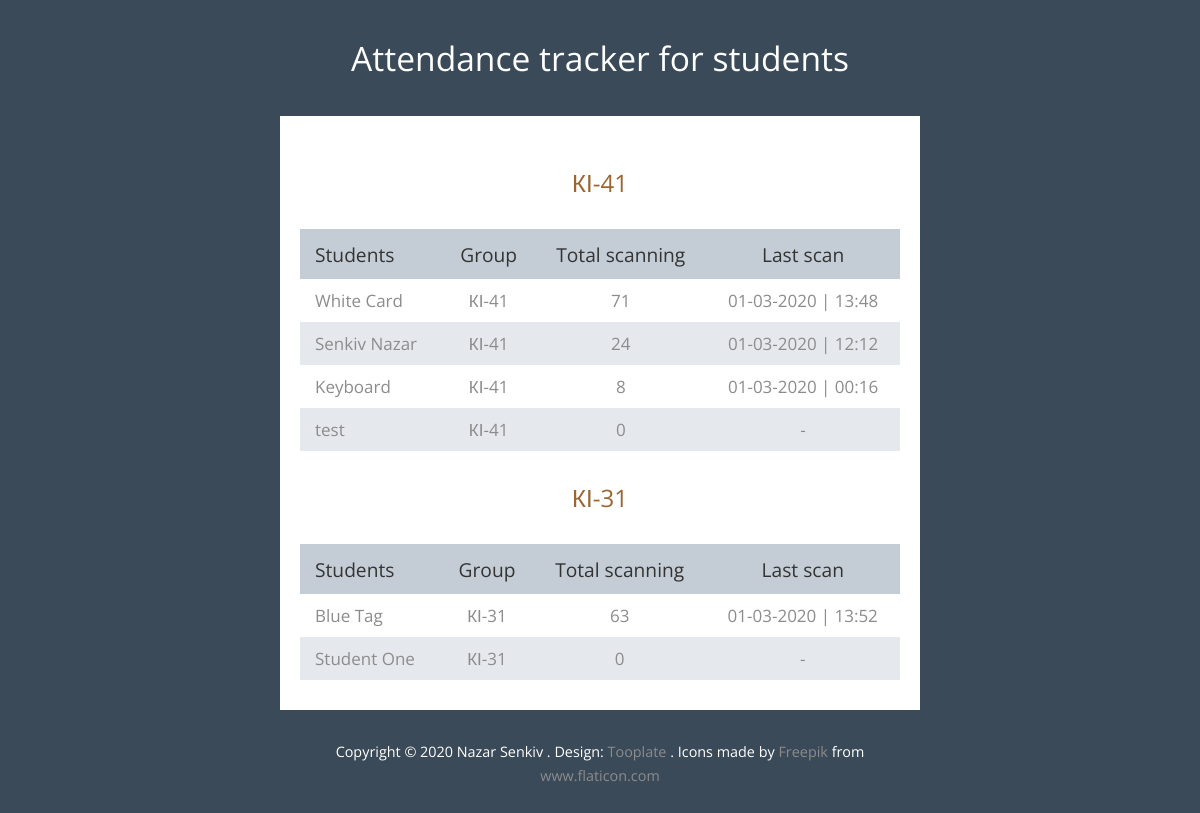
The app's page /, older data.
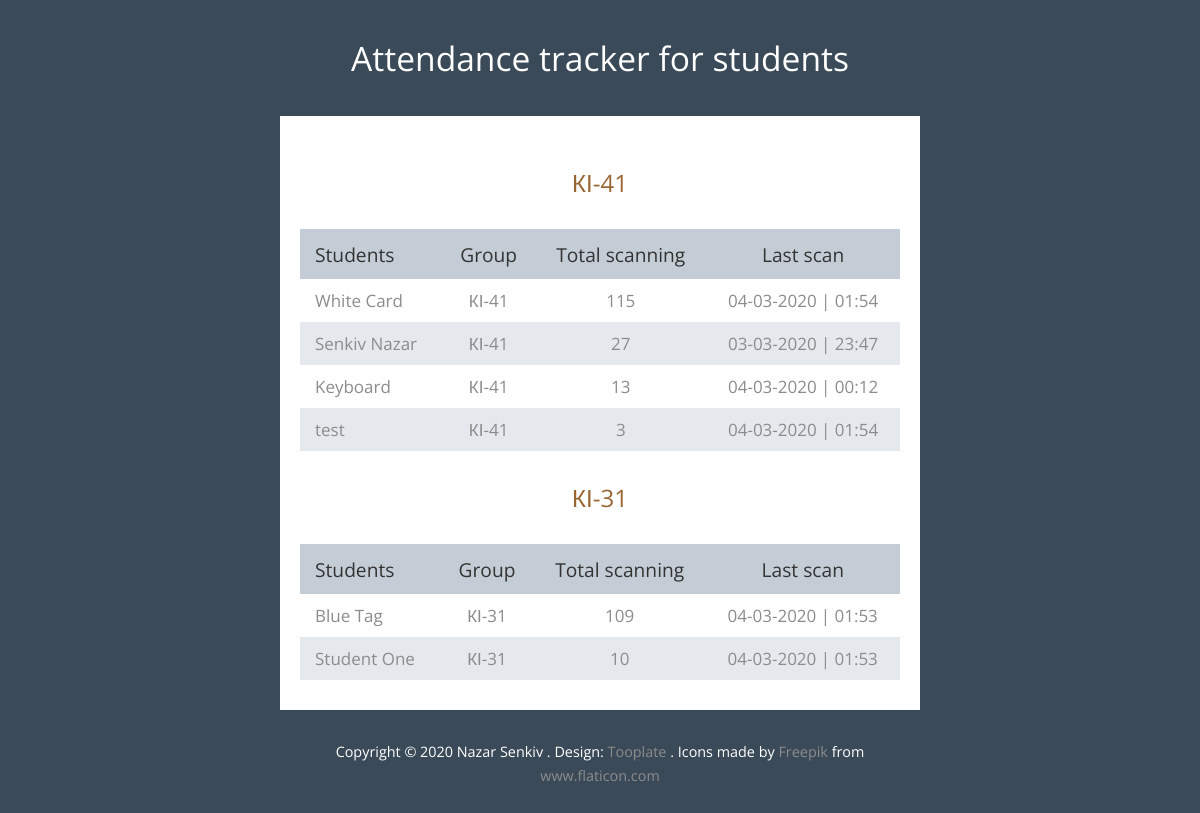
The same page, newer data.
### app/models.py (models this page shows)
class Group(models.Model):
    group = models.CharField(verbose_name='група', max_length=120)
    def __str__(self):
        return self.group
    class Meta:
        verbose_name = 'Група'
        verbose_name_plural = 'Групи'

class Student(models.Model):
    name = models.CharField(verbose_name='ім\'я', max_length=250)
    group = models.ForeignKey(Group, verbose_name='група', on_delete=models.CASCADE)
    number_scan = models.IntegerField(verbose_name='кількість сканувань', null=True, blank=True)
    def __str__(self):
        return self.name
    class Meta:
        ordering = ('-name',)
        verbose_name = 'Студент'
        verbose_name_plural = 'Студенти'

class TagReader(models.Model):
    student = models.ForeignKey(Student, verbose_name='Студент',related_name = 'tags',  on_delete= models.CASCADE)
    tag = models.CharField(verbose_name='Мітка', max_length=120)
    scanned = models.DateTimeField(verbose_name='Проскановано', auto_now_add=True)
    def __str__(self):
        return self.scanned.astimezone().strftime('%d-%m-%Y | %H:%M')
    class Meta:
        ordering = ('-scanned',)
        verbose_name = 'Мітка відсканована'
        verbose_name_plural = 'Відскановані мітки'

### app/views.py (the view)
# urls.py: path('', index, name = 'index' ),
def index(request):
    students = Student.objects.order_by('-number_scan')
    groups = Group.objects.all()
    for s in students:
        s.number_scan = s.tags.all().count()
        s.save()
    context = {'students': students,
               'groups': groups,
               }
    return render(request, 'index.html', context)

### templates/index.html (shortened to what this page needs)
{% extends 'base.html' %}
{% block content %}
    <div class="tm-text-white tm-page-header-container">
        <h1 class="tm-page-header">Attendance tracker for students</h1>
    </div>
    <div class="tm-main-content">
        <section class="tm-section">
            {% for group in groups %}
                <h2 class="tm-section-header">{{ group }}</h2>
                <div class="tm-responsive-table">
                    <table>
                        <tr class="tm-tr-header">
                            <th class="tm-text-left">Students</th>
                            <th>Group</th>
                            <th>Total scanning</th>
                            <th>Last scan</th>
                        </tr>
                        {% for student in students %}
                            {% if student.group == group %}
                                <tr>
                                    <td class="tm-text-left">
                                        <a class="tm-footer-link"
                                           href="{% url 'student_detail' student.id %}">
                                            {{ student }}</a>
                                    </td>
                                    <td>{{ student.group }}</td>
                                    <td>{{ student.number_scan }}</td>
                                    {% if  student.tags.all.first != None %}
                                        <td>{{ student.tags.all.first }}</td>
                                    {% else %}
                                        <td> - </td>
                                    {% endif %}
                                </tr>
                            {% endif %}
                        {% endfor %}
                    </table>
                </div>
            {% endfor %}
        </section>
    </div>
{% endblock %}

### templates/base.html (shortened to what this page needs)
<!DOCTYPE html>
<html lang="en">
<head>
    <link href="/static/fontawesome/css/all.min.css" rel="stylesheet"/>
    <link href="/static/css/style.css" rel="stylesheet"/>
</head>
<body>
<div class="tm-container">
    {% block content %}
    {% endblock %}
    <footer>
        <p class="tm-text-white tm-footer-text">
            Copyright &copy; 2020 Nazar Senkiv . Design:
            <a href="https://www.tooplate.com" class="tm-footer-link">Tooplate</a> . Icons made by <a
                class="tm-footer-link"
                href="https://www.flaticon.com/authors/freepik"
                title="Freepik">Freepik</a> from <a
                class="tm-footer-link"
                href="https://www.flaticon.com/" title="Flaticon"> www.flaticon.com</a>
        </p>
    </footer>
</div>
</body>
</html>

### static/css/style.css (style rules this page uses)
body { background-color: #3a4a58; color: #8c8c8c; font-family: "Open Sans", Arial, Helvetica, sans-serif; font-size: 17px; font-weight: 400; padding: 15px; margin: 0; }
.tm-container { max-width: 640px; margin-left: auto; margin-right: auto; }
.tm-main-content { background-color: #ffffff; }
.tm-text-white { color: white; }
.tm-page-header-container { text-align: center; }
.tm-page-header { display: inline-block; vertical-align: baseline; margin-top: 20px; margin-bottom: 35px; font-size: 2.1rem; font-weight: 400; }
.tm-section-header { color: #996633; text-align: center; font-weight: 400; font-size: 1.5rem; margin-top: 30px; margin-bottom: 30px; }
table { width: 100%; border-spacing: 0; }
td { text-align: center; padding: 10px 15px; }
.tm-text-left { text-align: left; }
th { color: #333333; font-weight: 400; font-size: 1.2rem; padding-left: 15px; padding-right: 15px; }
tr:nth-child(odd) { background-color: #e5e8ed; }
tr.tm-tr-header { background-color: #c4cdd6; height: 50px; }
.tm-section { padding-top: 20px; padding-left: 20px; padding-right: 20px; padding-bottom: 30px; }
p { font-size: 1rem; line-height: 1.7; }
a { transition: all 0.3s ease; }
.tm-footer-text { font-size: 0.9rem; margin-top: 30px; margin-bottom: 30px; text-align: center; }
.tm-footer-link { color: #8c8c8c; text-decoration: none; }

Row changes from the older to the newer data that the page shows:
changed Student "White Card": number_scan "71" → "115"; tags.all.first "01-03-2020 | 13:48" → "04-03-2020 | 01:54"
changed Student "Senkiv Nazar": number_scan "24" → "27"; tags.all.first "01-03-2020 | 12:12" → "03-03-2020 | 23:47"
changed Student "Keyboard": number_scan "8" → "13"; tags.all.first "01-03-2020 | 00:16" → "04-03-2020 | 00:12"
changed Student "test": number_scan "0" → "3"; tags.all.first (not shown) → "04-03-2020 | 01:54"; no longer shows "-"
changed Student "Blue Tag": number_scan "63" → "109"; tags.all.first "01-03-2020 | 13:52" → "04-03-2020 | 01:53"
changed Student "Student One": number_scan "0" → "10"; tags.all.first (not shown) → "04-03-2020 | 01:53"; no longer shows "-"
